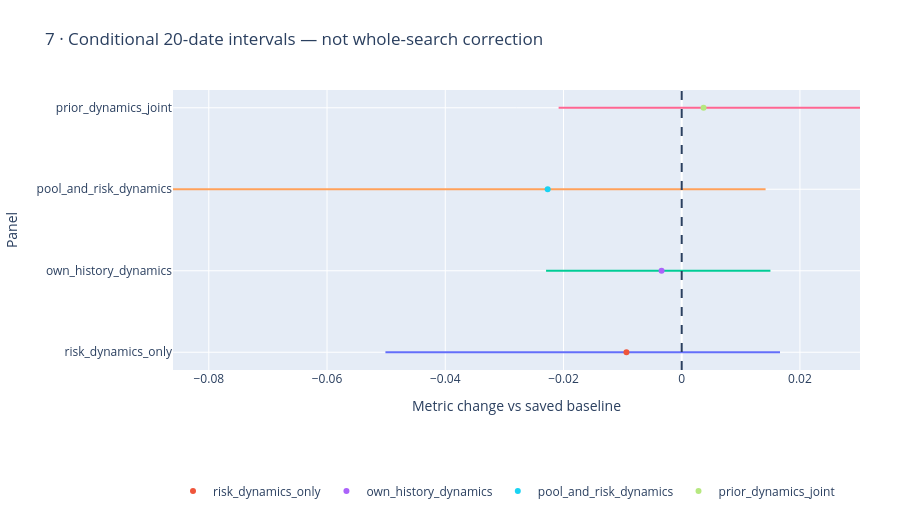

Source (notebook cell):
### Markdown cell above
## Uncertainty

Shown bounds condition on this round's fitted models. Both rounds and historical adaptive research create additional uncorrected multiplicity.

### Code cell
figures[6].show()

### Figure 1 — Plotly figure (JSON) as saved in the notebook; plotly's stock layout.template omitted (floating-point values rounded to 4 significant figures)
{"data": [{"mode": "lines", "showlegend": false, "type": "scatter", "x": [-0.05012, 0.01662], "y": ["risk_dynamics_only", "risk_dynamics_only"]}, {"mode": "markers", "name": "risk_dynamics_only", "type": "scatter", "x": [-0.009349], "y": ["risk_dynamics_only"]}, {"mode": "lines", "showlegend": false, "type": "scatter", "x": [-0.02295, 0.01501], "y": ["own_history_dynamics", "own_history_dynamics"]}, {"mode": "markers", "name": "own_history_dynamics", "type": "scatter", "x": [-0.003409], "y": ["own_history_dynamics"]}, {"mode": "lines", "showlegend": false, "type": "scatter", "x": [-0.08605, 0.01419], "y": ["pool_and_risk_dynamics", "pool_and_risk_dynamics"]}, {"mode": "markers", "name": "pool_and_risk_dynamics", "type": "scatter", "x": [-0.02268], "y": ["pool_and_risk_dynamics"]}, {"mode": "lines", "showlegend": false, "type": "scatter", "x": [-0.02082, 0.03016], "y": ["prior_dynamics_joint", "prior_dynamics_joint"]}, {"mode": "markers", "name": "prior_dynamics_joint", "type": "scatter", "x": [0.003694], "y": ["prior_dynamics_joint"]}], "layout": {"height": 520, "legend": {"orientation": "h", "y": -0.38}, "margin": {"b": 150, "l": 85, "r": 40, "t": 90}, "shapes": [{"line": {"dash": "dash"}, "type": "line", "x0": 0, "x1": 0, "xref": "x", "y0": 0, "y1": 1, "yref": "y domain"}], "title": {"text": "7 · Conditional 20-date intervals — not whole-search correction"}, "xaxis": {"title": {"text": "Metric change vs saved baseline"}}, "yaxis": {"title": {"text": "Panel"}}}}
